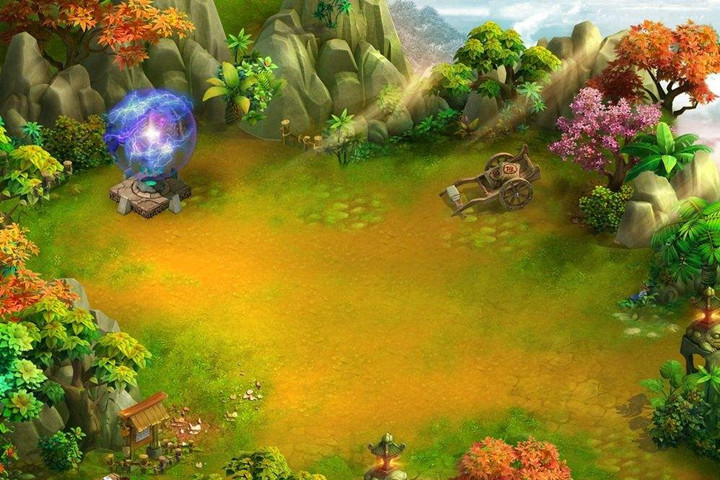

A level layout from a 2D game, rendered from its tile map. Below: a short description, then the map file with its tile-grid data intact:
An orthogonal 24x16 tile map with 30x30 px tiles, 1 tile layer (块层 1).

<map version="1.0" tiledversion="1.0.3" orientation="orthogonal" renderorder="right-down" width="24" height="16" tilewidth="30" tileheight="30" nextobjectid="1">
 <tileset firstgid="1" source="./map.tsx" />
 <layer name="块层 1" width="24" height="16">
  <data encoding="csv">
1,2,3,4,5,6,7,8,9,10,11,12,13,14,15,16,17,18,19,20,21,22,23,24,
25,26,27,28,29,30,31,32,33,34,35,36,37,38,39,40,41,42,43,44,45,46,47,48,
49,50,51,52,53,54,55,56,57,58,59,60,61,62,63,64,65,66,67,68,69,70,71,72,
73,74,75,76,77,78,79,80,81,82,83,84,85,86,87,88,89,90,91,92,93,94,95,96,
97,98,99,100,101,102,103,104,105,106,107,108,109,110,111,112,113,114,115,116,117,118,119,120,
121,122,123,124,125,126,127,128,129,130,131,132,133,134,135,136,137,138,139,140,141,142,143,144,
145,146,147,148,149,150,151,152,153,154,155,156,157,158,159,160,161,162,163,164,165,166,167,168,
169,170,171,172,173,174,175,176,177,178,179,180,181,182,183,184,185,186,187,188,189,190,191,192,
193,194,195,196,197,198,199,200,201,202,203,204,205,206,207,208,209,210,211,212,213,214,215,216,
217,218,219,220,221,222,223,224,225,226,227,228,229,230,231,232,233,234,235,236,237,238,239,240,
241,242,243,244,245,246,247,248,249,250,251,252,253,254,255,256,257,258,259,260,261,262,263,264,
265,266,267,268,269,270,271,272,273,274,275,276,277,278,279,280,281,282,283,284,285,286,287,288,
289,290,291,292,293,294,295,296,297,298,299,300,301,302,303,304,305,306,307,308,309,310,311,312,
313,314,315,316,317,318,319,320,321,322,323,324,325,326,327,328,329,330,331,332,333,334,335,336,
337,338,339,340,341,342,343,344,345,346,347,348,349,350,351,352,353,354,355,356,357,358,359,360,
361,362,363,364,365,366,367,368,369,370,371,372,373,374,375,376,377,378,379,380,381,382,383,384
</data>
 </layer>
</map>